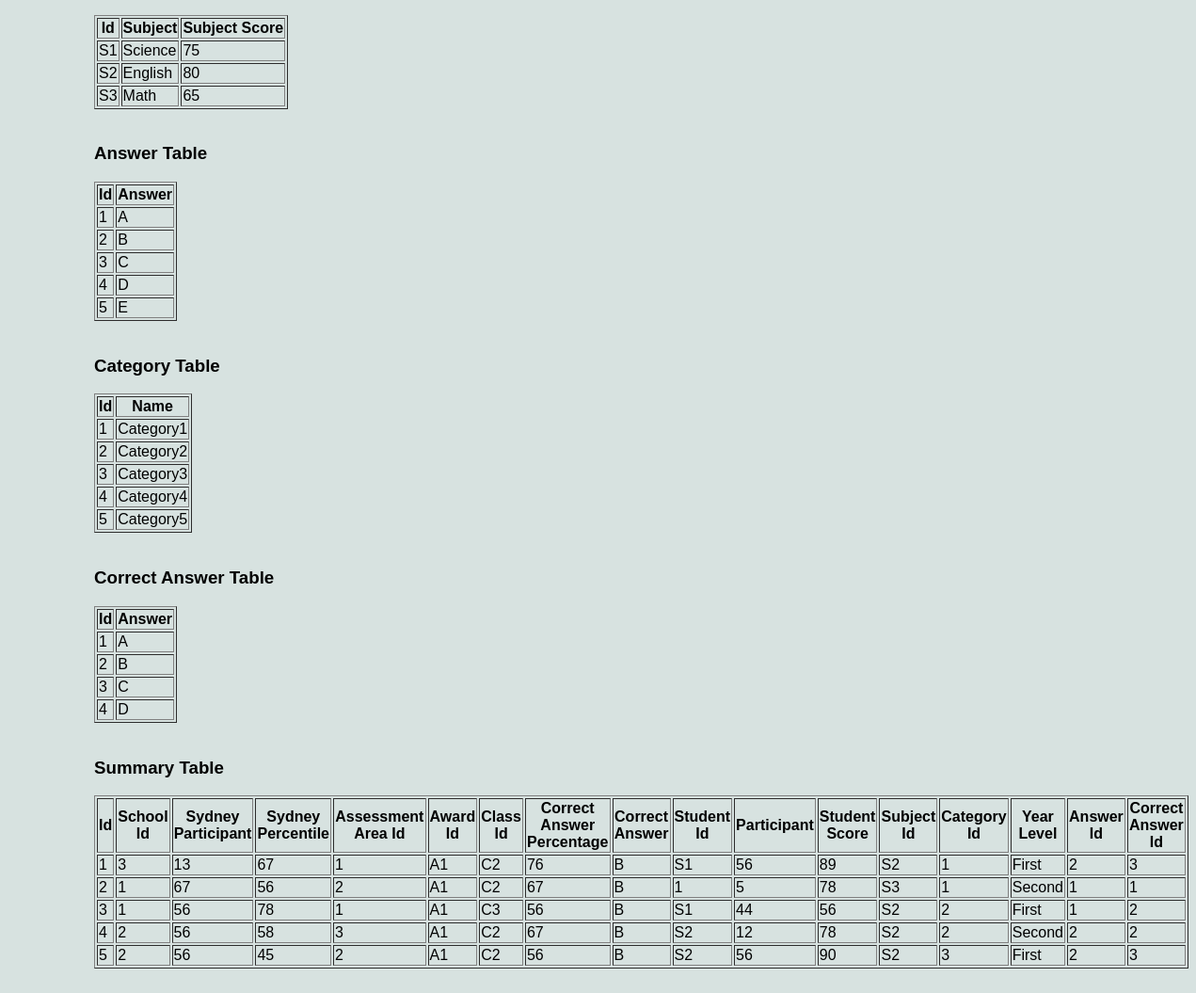
Before: / (lower part) with the older database file.
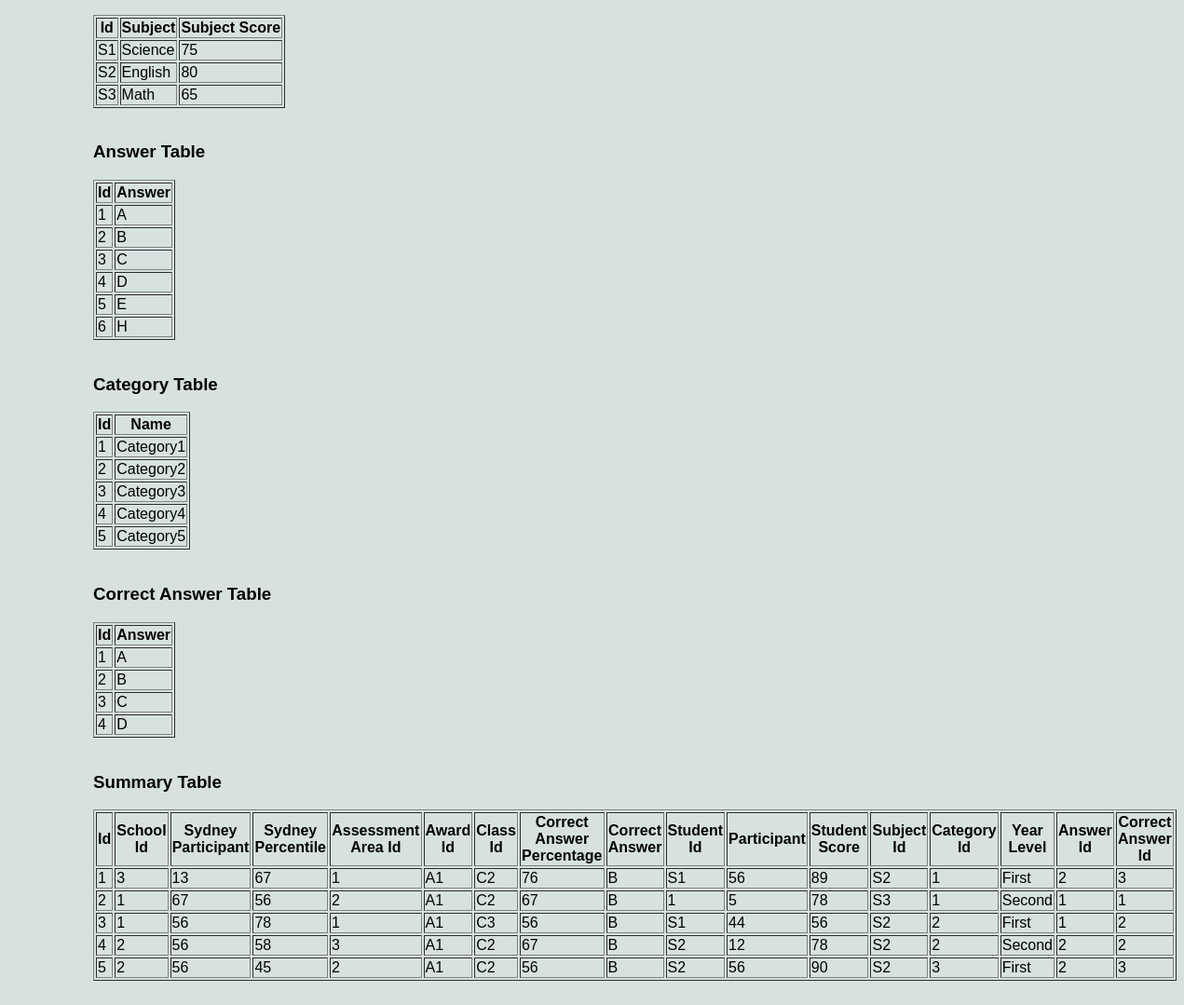
After: the same page with the newer database file.
### school/models.py (models this page shows)
class Subject(models.Model):
    id = models.CharField(max_length=16, primary_key=True)
    subject = models.CharField(max_length=20)
    subject_score = models.IntegerField()

class Answer(models.Model):
    id = models.CharField(max_length=16, primary_key=True)
    answer = models.CharField(max_length=100)

class Category(models.Model):
    id = models.CharField(max_length=1, primary_key=True)
    name = models.CharField(max_length=100)

class CorrectAnswer(models.Model):
    id = models.CharField(max_length=1, primary_key=True)
    answer = models.CharField(max_length=100)

class Summary(models.Model):
    school_id = models.ForeignKey("School", to_field="id", on_delete=models.PROTECT, null=True)
    sydney_participant = models.IntegerField()
    sydney_percentile = models.IntegerField()
    assessment_area_id = models.ForeignKey("AssessmentArea", to_field="id", on_delete=models.PROTECT, null=True)
    award_id = models.ForeignKey("Award", to_field="id", on_delete=models.PROTECT, null=True)
    class_id = models.ForeignKey("Class", to_field="id", on_delete=models.PROTECT, null=True)
    correct_answer_percentage_per_class = models.IntegerField()
    correct_answer = models.CharField(max_length=100)
    student_id = models.ForeignKey("Student", to_field="id", on_delete=models.PROTECT, null=True)
    participant = models.IntegerField()
    student_score = models.IntegerField()
    subject_id = models.ForeignKey("Subject", to_field="id", on_delete=models.PROTECT, null=True)
    category_id = models.ForeignKey("Category", to_field="id", on_delete=models.PROTECT, null=True)
    year_level_name = models.CharField(max_length=20)
    answer_id = models.ForeignKey("Answer", to_field="id", on_delete=models.PROTECT, null=True)
    correct_answer_id = models.ForeignKey("CorrectAnswer", to_field="id", on_delete=models.PROTECT, null=True)

class School(models.Model):
    id = models.CharField(max_length=16, primary_key=True)
    name = models.CharField(max_length=20)

class AssessmentArea(models.Model):
    id = models.CharField(max_length=16, primary_key=True)
    name = models.CharField(max_length=20)

class Award(models.Model):
    id = models.CharField(max_length=16, primary_key=True)
    name = models.CharField(max_length=50)

class Class(models.Model):
    id = models.CharField(max_length=16, primary_key=True)
    name = models.CharField(max_length=20)

class Student(models.Model):
    id = models.CharField(max_length=16, primary_key=True)
    fullName = models.CharField(max_length=50)

### school/views.py (the view)
# urls.py: path('', views.index, name="index"),
def index(request):
    school_application = apps.get_app_config('school')
    school_models = school_application.get_models()
    model_dict = {}
    for model in school_models:
        model_name = model.__name__
        fields = [field.name for field in model._meta.get_fields()]
        model_dict[model_name] = fields[1:]
        print(fields)
    school_table = School.objects.all()
    assessment_area_table = AssessmentArea.objects.all()
    awards_table = Award.objects.all()
    class_table = Class.objects.all()
    student_table = Student.objects.all()
    subject_table = Subject.objects.all()
    answer_table = Answer.objects.all()
    category_table = Category.objects.all()
    correct_answer_table = CorrectAnswer.objects.all()
    summary_table = Summary.objects.all()
    return render(request, "school/index.html", {"models": model_dict, "school_table": school_table, "assessment_area_table": assessment_area_table, "awards_table": awards_table, "class_table": class_table, "student_table": student_table, "subject_table": subject_table, "answer_table": answer_table, "category_table": category_table, "correct_answer_table": correct_answer_table, "summary_table": summary_table} )

### school/templates/school/index.html (shortened to what this page needs)
<!DOCTYPE html>
<html lang="en">
<head>
</head>
<body style="margin-left:100px">
    {% for model, fields in models.items %}
    <br />
    {% endfor %}
    <br>
    <br>
    <br>
    <br>
    <br>
    <table border="1">
        <thead>
            <tr>
                <th>Id</th>
                <th>Subject</th>
                <th>Subject Score</th>
            </tr>
        </thead>
        {% for item in subject_table %}
        <tbody>
            <tr>
                <td>{{ item.id }}</td>
                <td>{{ item.subject }}</td>
                <td>{{ item.subject_score }}</td>
            </tr>
        </tbody>
        {% endfor %}
    </table>
    <br>
    <h3>Answer Table</h3>
    <table border="1">
        <thead>
            <tr>
                <th>Id</th>
                <th>Answer</th>
        </thead>
        {% for item in answer_table %}
        <tbody>
            <tr>
                <td>{{ item.id }}</td>
                <td>{{ item.answer }}</td>
            </tr>
        </tbody>
        {% endfor %}
    </table>
    <br>
    <h3>Category Table</h3>
    <table border="1">
        <thead>
            <tr>
                <th>Id</th>
                <th>Name</th>
        </thead>
        {% for item in category_table %}
        <tbody>
            <tr>
                <td>{{ item.id }}</td>
                <td>{{ item.name }}</td>
            </tr>
        </tbody>
        {% endfor %}
    </table>
    <br>
    <h3>Correct Answer Table</h3>
    <table border="1">
        <thead>
            <tr>
                <th>Id</th>
                <th>Answer</th>
        </thead>
        {% for item in correct_answer_table %}
        <tbody>
            <tr>
                <td>{{ item.id }}</td>
                <td>{{ item.answer }}</td>
            </tr>
        </tbody>
        {% endfor %}
    </table>
    <br>
    <h3>Summary Table</h3>
    <table border="1">
        <thead>
            <tr>
                <th>Id</th>
                <th>School Id</th>
                <th>Sydney Participant</th>
                <th>Sydney Percentile</th>
                <th>Assessment Area Id</th>
                <th>Award Id</th>
                <th>Class Id</th>
                <th>Correct Answer Percentage</th>
                <th>Correct Answer</th>
                <th>Student Id</th>
                <th>Participant</th>
                <th>Student Score</th>
                <th>Subject Id</th>
                <th>Category Id</th>
                <th>Year Level</th>
                <th>Answer Id</th>
                <th>Correct Answer Id</th>
        </thead>
        {% for item in summary_table %}
        <tbody>
            <tr>
                <td>{{ item.id }}</td>
                <td>{{ item.school_id.id }}</td>
                <td>{{ item.sydney_participant }}</td>
                <td>{{ item.sydney_percentile }}</td>
                <td>{{ item.assessment_area_id.id }}</td>
                <td>{{ item.award_id.id }}</td>
                <td>{{ item.class_id.id }}</td>
                <td>{{ item.correct_answer_percentage_per_class }}</td>
                <td>{{ item.correct_answer }}</td>
                <td>{{ item.student_id.id }}</td>
                <td>{{ item.participant }}</td>
                <td>{{ item.student_score }}</td>
                <td>{{ item.subject_id.id }}</td>
                <td>{{ item.category_id.id }}</td>
                <td>{{ item.year_level_name }}</td>
                <td>{{ item.answer_id.id }}</td>
                <td>{{ item.correct_answer_id.id }}</td>
            </tr>
        </tbody>
        {% endfor %}
    </table>
    <br>

### school/templates/school/index.html (style rules this page uses)
body { font-family: sans-serif; background-color: rgb(215, 226, 224); }

Changed rows visible on the page:
added Answer: id "6", answer "H"
